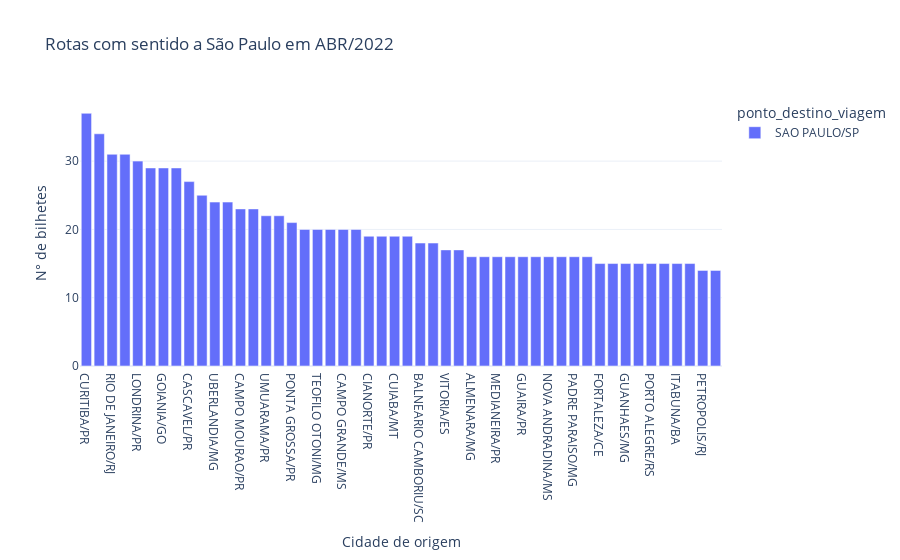

The cell this chart's notebook holds for it:
### Code cell
px.bar(rotasSP, title='Rotas com sentido a São Paulo em ABR/2022',
       labels={'value':'N° de bilhetes', 'ponto_origem_viagem': 'Cidade de origem'},
       template='plotly_white')

### Figure 1 — Plotly figure (JSON) as saved in the notebook; plotly's stock layout.template omitted (floating-point values rounded to 4 significant figures)
{"data": [{"alignmentgroup": "True", "hovertemplate": "ponto_destino_viagem=SAO PAULO/SP<br>Cidade de origem=%{x}<br>N° de bilhetes=%{y}<extra></extra>", "legendgroup": "SAO PAULO/SP", "marker": {"color": "#636efa", "pattern": {"shape": ""}}, "name": "SAO PAULO/SP", "offsetgroup": "SAO PAULO/SP", "orientation": "v", "showlegend": true, "textposition": "auto", "type": "bar", "x": ["CURITIBA/PR", "VITORIA DA CONQUISTA/BA", "RIO DE JANEIRO/RJ", "BRASILIA/DF", "LONDRINA/PR", "BELO HORIZONTE/MG", "GOIANIA/GO", "MARINGA/PR", "CASCAVEL/PR", "FOZ DO IGUACU/PR", "UBERLANDIA/MG", "JOINVILLE/SC", "CAMPO MOURAO/PR", "UBERABA/MG", "UMUARAMA/PR", "DOURADOS/MS", "PONTA GROSSA/PR", "FLORIANOPOLIS/SC", "TEOFILO OTONI/MG", "TEIXEIRA DE FREITAS/BA", "CAMPO GRANDE/MS", "MONTES CLAROS/MG", "CIANORTE/PR", "GUARAPUAVA/PR", "CUIABA/MT", "ITAJAI/SC", "BALNEARIO CAMBORIU/SC", "SALVADOR/BA", "VITORIA/ES", "MOSSORO/RN", "ALMENARA/MG", "NATAL/RN", "MEDIANEIRA/PR", "ANAPOLIS/GO", "GUAIRA/PR", "CALDAS NOVAS/GO", "NOVA ANDRADINA/MS", "ITUMBIARA/GO", "PADRE PARAISO/MG", "NOVA IGUACU/RJ", "FORTALEZA/CE", "ARAXA/MG", "GUANHAES/MG", "LAVRAS/MG", "PORTO ALEGRE/RS", "BLUMENAU/SC", "ITABUNA/BA", "VICOSA/MG", "PETROPOLIS/RJ", "ARAPIRACA/AL"], "xaxis": "x", "y": [37, 34, 31, 31, 30, 29, 29, 29, 27, 25, 24, 24, 23, 23, 22, 22, 21, 20, 20, 20, 20, 20, 19, 19, 19, 19, 18, 18, 17, 17, 16, 16, 16, 16, 16, 16, 16, 16, 16, 16, 15, 15, 15, 15, 15, 15, 15, 15, 14, 14], "yaxis": "y"}], "layout": {"barmode": "relative", "legend": {"title": {"text": "ponto_destino_viagem"}, "tracegroupgap": 0}, "title": {"text": "Rotas com sentido a São Paulo em ABR/2022"}, "xaxis": {"anchor": "y", "domain": [0, 1], "title": {"text": "Cidade de origem"}}, "yaxis": {"anchor": "x", "domain": [0, 1], "title": {"text": "N° de bilhetes"}}}}
